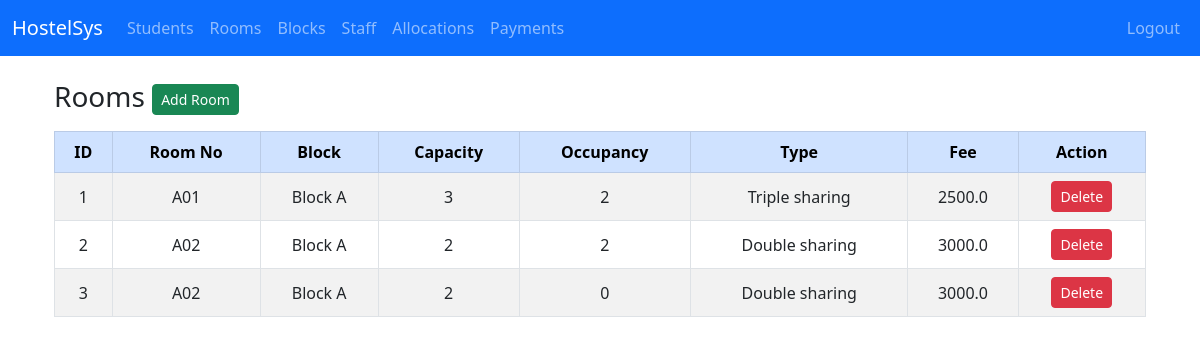
Page /rooms (signed in) on the committed database.
### app.py (models this page shows)
class Room(db.Model):
    room_id = db.Column(db.Integer, primary_key=True)
    room_no = db.Column(db.String(20), nullable=False)
    block_id = db.Column(db.Integer, db.ForeignKey('block.block_id'), nullable=False)
    floor_no = db.Column(db.Integer, default=1)
    capacity = db.Column(db.Integer, nullable=False)
    occupancy = db.Column(db.Integer, default=0)
    room_type = db.Column(db.String(20))
    monthly_fee = db.Column(db.Float, default=0.0)
    block = db.relationship('Block', backref=db.backref('rooms', lazy=True))

class Block(db.Model):
    block_id = db.Column(db.Integer, primary_key=True)
    name = db.Column(db.String(50), unique=True, nullable=False)
    address = db.Column(db.String(255))
    total_floors = db.Column(db.Integer, default=1)

### app.py (the view)
@app.route('/rooms')
def rooms():
    if not is_logged_in():
        return redirect(url_for('login'))
    room_list = Room.query.join(Block).add_columns(Room.room_id, Room.room_no, Room.capacity, Room.occupancy, Room.room_type, Room.monthly_fee, Block.name.label('block_name')).all()
    return render_template('rooms.html', rooms=room_list)

### app.py (called while the page is built)
def is_logged_in():
    return session.get('admin_logged_in', False)

### templates/rooms.html
{% extends 'base.html' %}
{% block content %}
<div class="container mt-4">
  <h3 class="mb-3">
    Rooms
    <a class="btn btn-sm btn-success" href="{{ url_for('add_room') }}">Add Room</a>
  </h3>
  <table class="table table-striped table-bordered text-center align-middle">
    <thead class="table-primary">
      <tr>
        <th>ID</th>
        <th>Room No</th>
        <th>Block</th>
        <th>Capacity</th>
        <th>Occupancy</th>
        <th>Type</th>
        <th>Fee</th>
        <th>Action</th>
      </tr>
    </thead>
    <tbody>
      {% for r in rooms %}
      <tr>
        <td>{{ r.room_id }}</td>
        <td>{{ r.room_no }}</td>
        <td>{{ r.block_name }}</td>
        <td>{{ r.capacity }}</td>
        <td>{{ r.occupancy }}</td>
        <td>{{ r.room_type }}</td>
        <td>{{ r.monthly_fee }}</td>
        <td>
          <form action="{{ url_for('delete_room', room_id=r.room_id) }}" method="post" style="display:inline;">
            <button class="btn btn-sm btn-danger" onclick="return confirm('Are you sure you want to delete this room?')">Delete</button>
          </form>
        </td>
      </tr>
      {% endfor %}
    </tbody>
  </table>
</div>
{% endblock %}

### rows in the picture
Room: room_id "1", room_no "A01", block_name "Block A", capacity "3", occupancy "2", room_type "Triple sharing", monthly_fee "2500.0"
Room: room_id "2", room_no "A02", block_name "Block A", capacity "2", occupancy "2", room_type "Double sharing", monthly_fee "3000.0"
Room: room_id "3", room_no "A02", block_name "Block A", capacity "2", occupancy "0", room_type "Double sharing", monthly_fee "3000.0"
